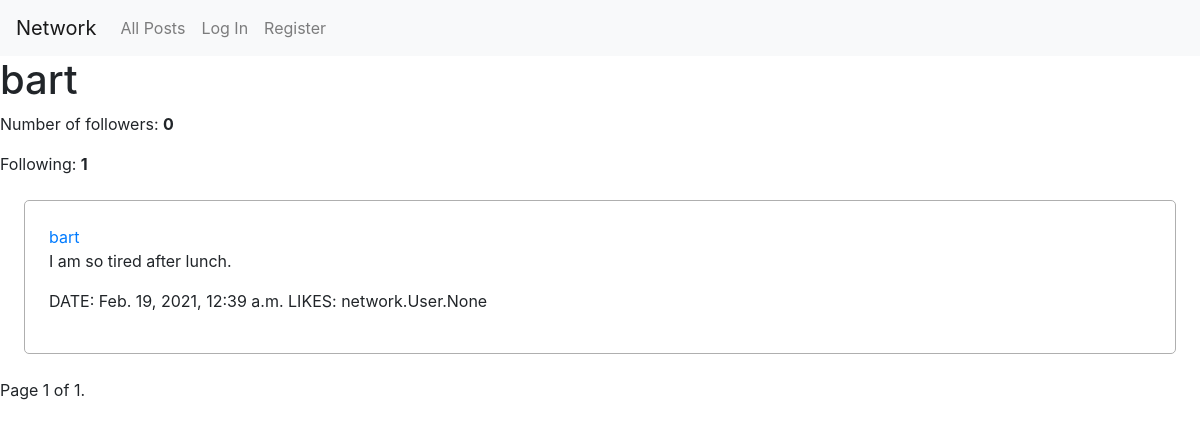
Page /profile/bart on the earlier database version.
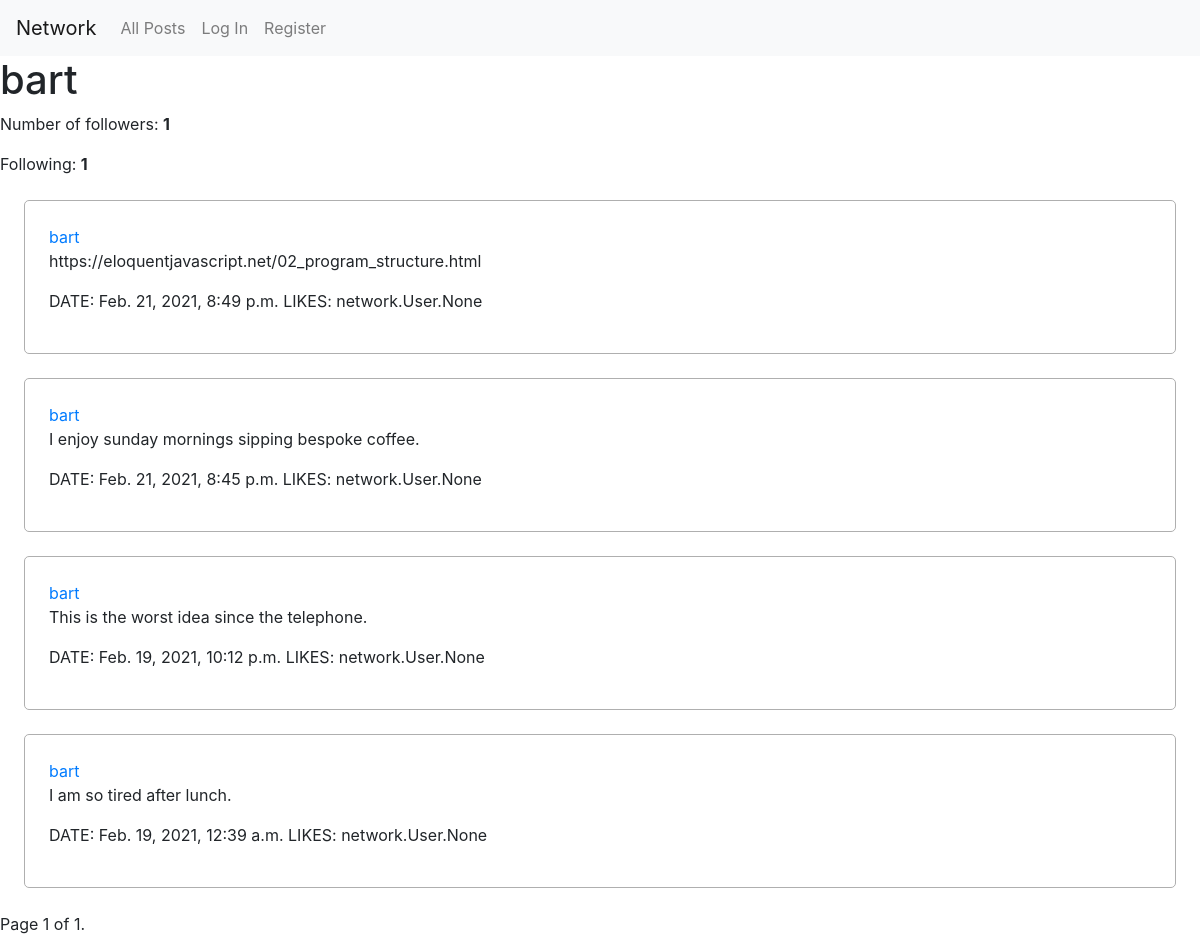
Same page on the later database version.
### network/models.py (models this page shows, shortened)
class User(AbstractUser):
  followers = models.ManyToManyField('User', blank=True, related_name="following")

class Post(models.Model):
  creator = models.ForeignKey(User, on_delete=models.CASCADE)
  date = models.DateTimeField(auto_now_add=True)
  text = models.CharField(max_length=280)
  likes = models.ManyToManyField(User, blank=True, related_name="likedbyuser")

### network/views.py (the view)
# urls.py: path("profile/<str:username>", views.profile, name="profile"),
def profile(request, username):
  user = request.user
  profile = User.objects.get(username=username)
  followerCount = profile.followers.all().count()
  followingCount = profile.following.all().count()
  profileUsername = profile.username
  profilePosts = Post.objects.filter(creator=profile).order_by('-date')
  paginator = Paginator(profilePosts, 10) # Show 10 posts per page.
  page_number = request.GET.get('page')
  page_obj = paginator.get_page(page_number)
  if request.user.is_authenticated:
    if user.following.filter(username=username):
      followMessage = "Unfollow"
    else:
      followMessage = "Follow"
    return render(request, "network/profile.html", {
      "profileUsername": profileUsername,
      'page_obj': page_obj,
      "followerCount": followerCount,
      "followingCount": followingCount,
      "followMessage": followMessage
    })
  else:
    return render(request, "network/profile.html", {
      "profileUsername": profileUsername,
      'page_obj': page_obj,
      "followerCount": followerCount,
      "followingCount": followingCount,
    })

### network/templates/network/profile.html (shortened to what this page needs)
{% extends "network/layout.html" %}
{% block body %}
  <h1>{{ profileUsername }}</h1>
  <p>Number of followers: <strong>{{ followerCount }}</strong></p>
  <p>Following: <strong>{{ followingCount }}</strong></p>
  {% for post in page_obj %}
    <div class="post">
      <a href="{% url 'profile' profileUsername %}">{{ post.creator.username }}</a>
      <p>{{ post.text }}</p>
      <p><span>DATE: {{ post.date }}</span> <span>LIKES: {{ post.likes }}</span>
    </div>
  {% endfor %}
  <div class="pagination">
    <span class="step-links">
        <span class="current">
            Page {{ page_obj.number }} of {{ page_obj.paginator.num_pages }}.
        </span>
    </span>
  </div>
{% endblock %}

### network/templates/network/layout.html (shortened to what this page needs)
{% load static %}
<!DOCTYPE html>
<html lang="en">
    <head>
        <link rel="stylesheet" href="https://stackpath.bootstrapcdn.com/bootstrap/4.4.1/css/bootstrap.min.css">
        <link href="{% static 'network/styles.css' %}" rel="stylesheet">
    </head>
    <body>
        <nav class="navbar navbar-expand-lg navbar-light bg-light">
            <a class="navbar-brand" href="{% url 'index' %}">Network</a>
            <div>
              <ul class="navbar-nav mr-auto">
                <li class="nav-item">
                  <a class="nav-link" href="{% url 'index' %}">All Posts</a>
                </li>
                {% if user.is_authenticated %}
                    <li class="nav-item">
                        <a class="nav-link" href="{% url 'following' %}">Following</a>
                    </li>
                    <li class="nav-item">
                        <a class="nav-link" href="{% url 'logout' %}">Log Out</a>
                    </li>
                {% else %}
                    <li class="nav-item">
                        <a class="nav-link" href="{% url 'login' %}">Log In</a>
                    </li>
                    <li class="nav-item">
                        <a class="nav-link" href="{% url 'register' %}">Register</a>
                    </li>
                {% endif %}
              </ul>
            </div>
          </nav>
        <div class="body">
            {% block body %}
            {% endblock %}
        </div>
    </body>
</html>

### network/static/network/styles.css (style rules this page uses)
div.post { border: 1px solid rgb(175, 175, 175); border-radius: 5px; padding: 2%; margin: 2%; }

Differences in the rows shown:
added Post: creator.username "bart", text "https://eloquentjavascript.net/02_program_structure.html", date "Feb. 21, 2021, 8:49 p.m.", likes "network.User.None"
added Post: creator.username "bart", text "I enjoy sunday mornings sipping bespoke coffee.", date "Feb. 21, 2021, 8:45 p.m.", likes "network.User.None"
added Post: creator.username "bart", text "This is the worst idea since the telephone.", date "Feb. 19, 2021, 10:12 p.m.", likes "network.User.None"
Other differences:
{{ followerCount }}: "0" → "1"
